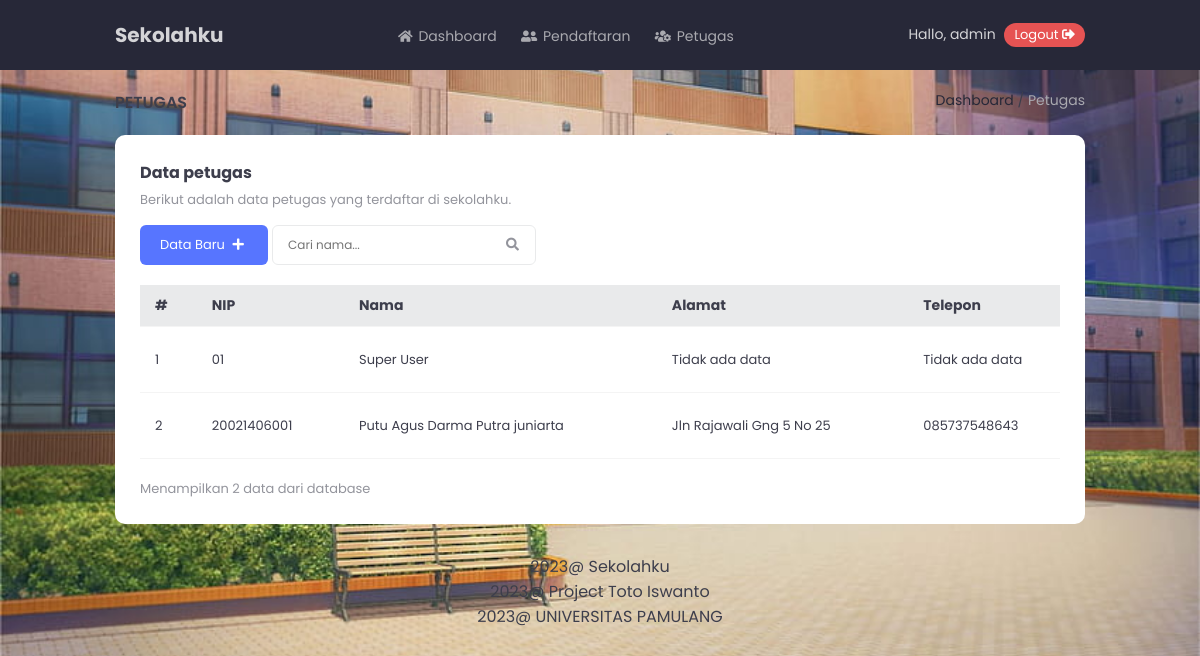
The page /petugas.php (signed in) on the database its author committed.
### tables this page shows
CREATE TABLE `petugas` (
  `NIP` char(20) NOT NULL,
  `nama_petugas` varchar(100) NOT NULL,
  `alamat_petugas` varchar(100) NOT NULL,
  `telepon_petugas` varchar(15) NOT NULL,
  `username` varchar(20) NOT NULL,
  `password` varchar(500) NOT NULL,
  `hak_akses` varchar(15) NOT NULL
);

### petugas.php (the view, shortened to what this page needs)
<?php include 'header.php'; ?>
<main>
	<section class="page-inf">
		<div class="container">
			<div class="row">
				<div class="col-12">
					<div class="pi">
						<div class="pi-left">
							<p>Petugas</p>
						</div>
						<div class="pi-right">
							<p><a href="index.php">Dashboard</a> / <span>Petugas</span></p>
						</div>
					</div>
				</div>
			</div>
		</div>
	</section>
	<section>
		<div class="container">
			<div class="row">
				<div class="col-12">
					<div class="table-container">
						<?php if (isset($_GET['s'])) { $s = $_GET['s']; ?>
							<h3>Pencarian anda untuk <?php echo "'$s'" ?></h3>
							<p>Berikut adalah hasil dari nama yang anda cari</p>
						<?php } else { ?>
							<h3>Data petugas</h3>
							<p>Berikut adalah data petugas yang terdaftar di sekolahku.</p>
						<?php } ?>
						<span style="display: block; margin-bottom: 15px;">
							<a href="form-petugas.php?type=add" class="btn btn-medium blue">Data Baru <i class="fas fa-plus"></i></a>
							<span>
								<form action="script/search-petugas.php" method="post" style="display: inline-block;">
								<input type="text" name="search" class="s-input" placeholder="Cari nama...">
								<button type="submit" class="s-button"><i class="fas fa-search"></i></button>
								</form>
							</span>
						</span>
						<div class="table-responsive">
							<table>
								<tr>
									<th>#</th>
									<th>NIP</th>
									<th>Nama</th>
									<th>Alamat</th>
									<th>Telepon</th>
								</tr>
								<?php
									$i = 1;
									if (isset($_GET['s'])) {
										$s = $_GET['s'];
										$sql_petugas = mysqli_query($koneksi, "SELECT * FROM petugas WHERE nama_petugas LIKE '%$s%' ");
									} else {
										$sql_petugas = mysqli_query($koneksi, "SELECT * FROM petugas");
									}
									$jml_data = mysqli_num_rows($sql_petugas);
									while($row = mysqli_fetch_assoc($sql_petugas)) {
								?>
								<tr>
									<td><?php echo $i; ?></td>
									<td><?php echo $row['NIP'] ?></td>
									<td><?php echo $row['nama_petugas']; ?></td>
									<td><?php echo $row['alamat_petugas']; ?></td>
									<td><?php echo $row['telepon_petugas']; ?></td>
								</tr>
								<?php $i++; } ?>
							</table>
						</div>
						<p class="remove-margin">Menampilkan <?php echo $jml_data; ?> data dari database</p>
					</div>
				</div>
			</div>
		</div>
	</section>
</main>
<?php include 'footer.php'; ?>

### assets/css/style.css (style rules this page uses)
:root { --p_black: #272838; --p_red: #e65353; --p_blue: #5775ff; --p_green: #31c48f; --white: #ffffff; --grey: #e9eaeb; --grey2: #d4d4d7; --grey3: #bebfc3; --grey4: #a9a9af; --grey5: #93949c; --grey6: #7d7e88; --grey7: #686974; --grey8: #525360; --grey9: #3d3e4c; --bg: #f4f4f4; }
.blue { color: var(--p_blue) }
body { font-family: 'Poppins', sans-serif; background: var(--bg); color: var(--grey9); }
.btn-medium { display: inline-block; padding: 10px 20px; font-size: 13px; border-radius: 6px; }
.btn { margin-bottom: 5px; border: none; font-family: inherit; cursor: pointer; }
.btn i { margin: 0 4px; }
.btn.blue { background: var(--p_blue); color: var(--white); }
.page-inf { margin-top: 20px; margin-bottom: 20px; }
.pi { display: flex; flex-direction: row; justify-content: space-between; }
.pi-left p { font-size: 16px; text-transform: uppercase; font-weight: 600; margin-bottom: 0; }
.pi-right p { font-size: 14px; margin-bottom: 0; }
.pi-right p a { color: var(--p_black); }
.pi-right p span { color: var(--grey4); }
.table-container { background: var(--white); padding: 25px; border-radius: 10px; margin-bottom: 30px; }
.table-responsive { overflow-x: auto; }
@media (max-width: 1200px) { .table-container table { width: 1200px !important; } }
.table-container h3 { font-weight: 700; font-size: 16px; margin-bottom: 5px; }
.table-container p { font-size: 13px; margin-bottom: 0; color: var(--grey5); margin-bottom: 15px; }
.table-container .s-input { padding: 10px 15px; font-family: inherit; font-size: 12px; border-radius: 6px; border: 1px solid var(--grey); color: inherit; outline: none; transition: .3s; }
.table-container .s-button { display: inline-block; padding: 10px; margin-left: -40px; font-size: 13px; background: transparent; border: none; color: var(--grey5); cursor: pointer; }
.table-container table { width: 100%; border-collapse: collapse; margin-bottom: 20px; }
.table-container table tr { border-bottom: 1px solid var(--bg); }
.table-container table tr th { text-align: left; padding: 10px 15px; background: var(--grey); font-size: 14px; font-weight: 700; }
.table-container table tr td { text-align: left; padding: 20px 15px; font-size: 13px; }

### assets/css/csslibs.css (style rules this page uses)
* { box-sizing: border-box; }
body { margin: 0; padding: 0; }
.container { overflow: hidden; padding: 0 100px; width: 100%; }
.row { display: flex; flex-direction: row; flex-wrap: wrap; }
.col-12 { width: 100%; }
[class*="col-"] { float: left; padding: 0px 15px; }
h1, h2, h3, h4, h5, h6 { margin-top: 0; margin-bottom: 15px; }
p { margin-top: 0; margin-bottom: 15px; font-size: 16px; }
a { text-decoration: none; color: blueviolet; -webkit-transition: .3s; -moz-transition: .3s; transition: .3s; }
.remove-margin { margin: 0 !important }

### header.php (style rules this page uses)
body { background-image:url('assets/img/sekolah2.jpg'); background-repeat: no-repeat; background-size: cover; }

### rows shown on the page
petugas: NIP "01", nama_petugas "Super User", alamat_petugas "Tidak ada data", telepon_petugas "Tidak ada data"
petugas: NIP "20021406001", nama_petugas "Putu Agus Darma Putra juniarta", alamat_petugas "Jln Rajawali Gng 5 No 25", telepon_petugas "085737548643"

### other values the page prints
$username "admin"
$jml_data "2"
